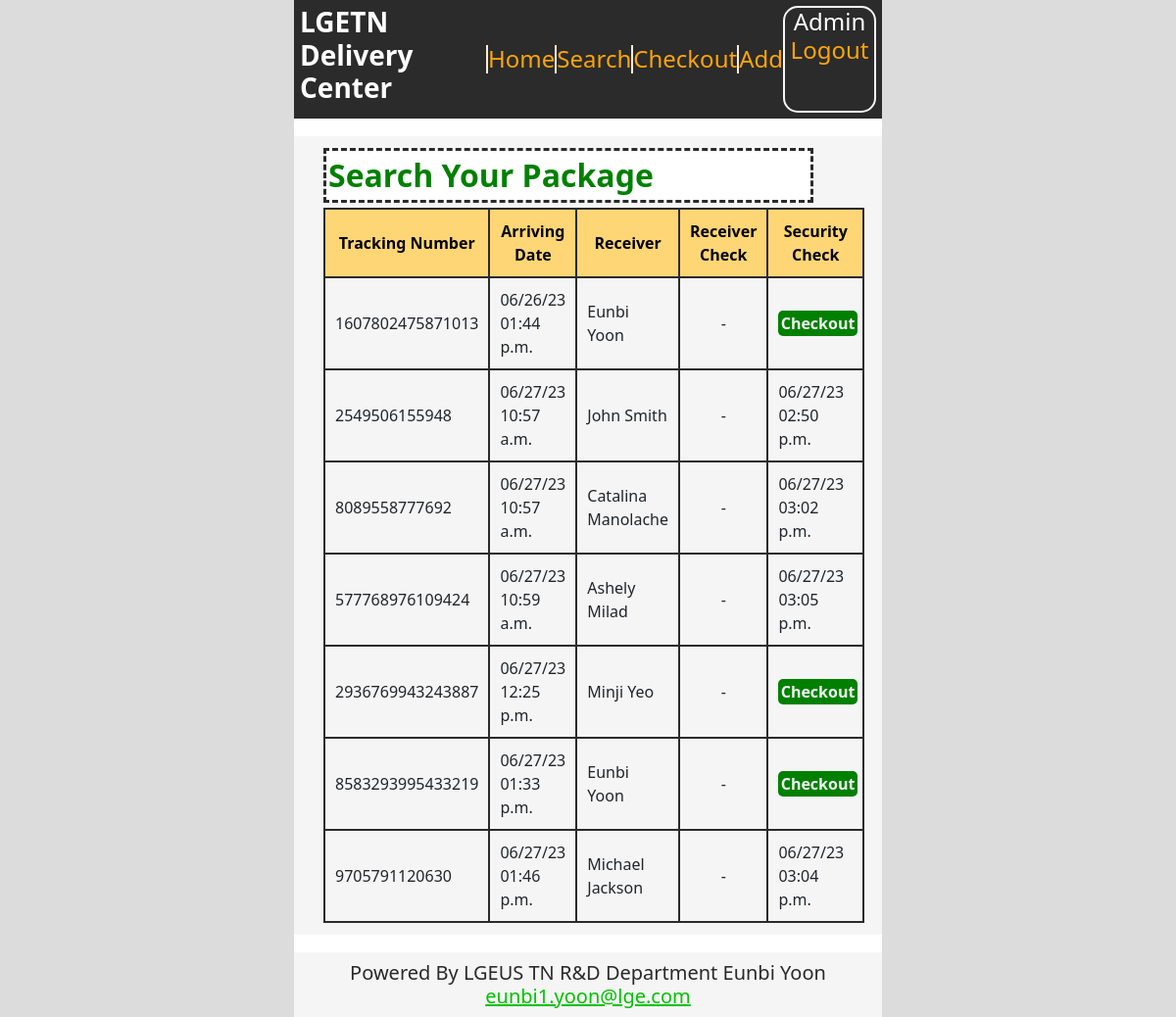
The app's page /search (signed in), older data.
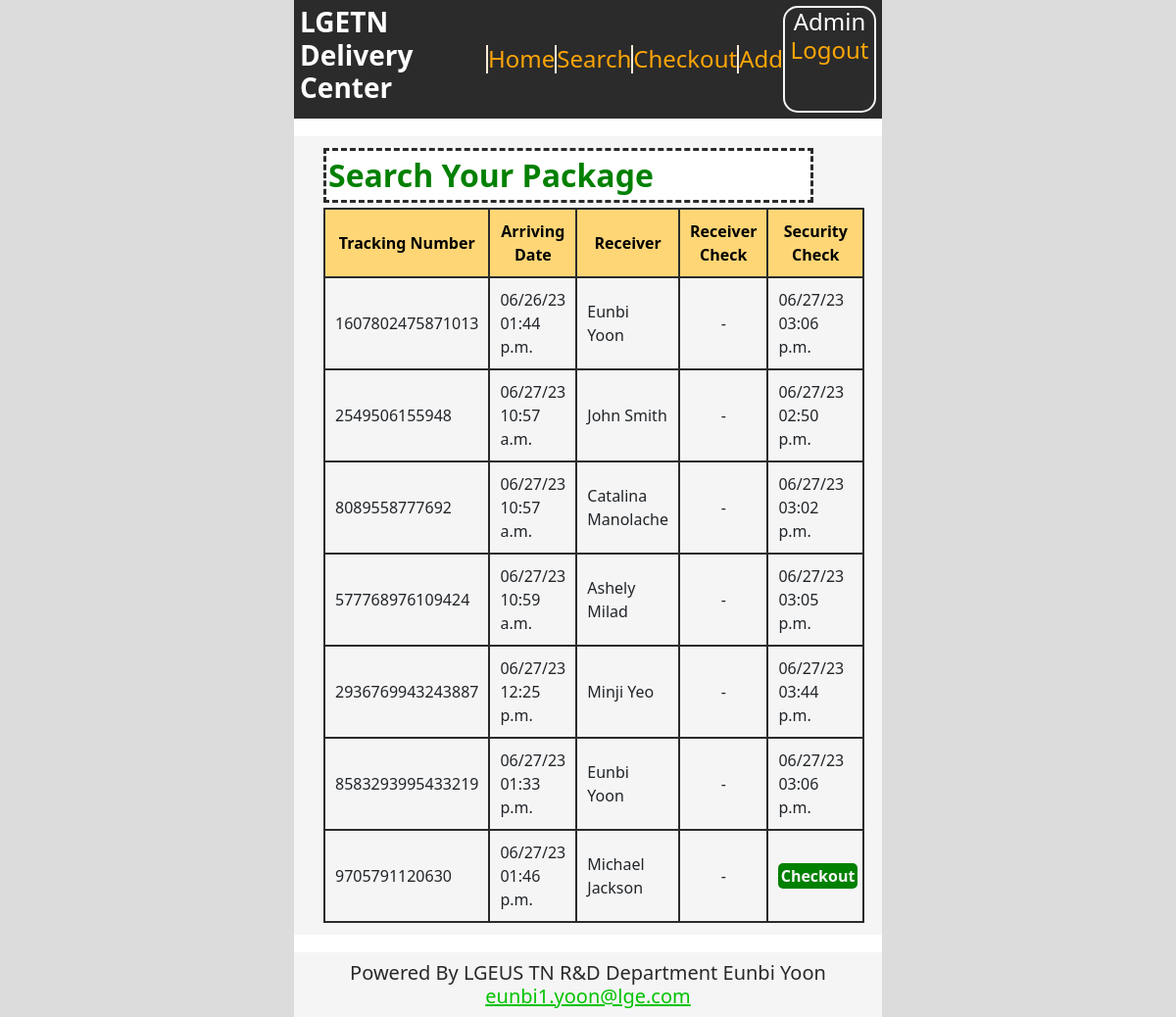
The same page, newer data.
### qrapp/models.py (models this page shows, shortened)
class QRCodeData(models.Model):
    code_data=models.CharField(max_length=255)
    arriving_at=models.DateTimeField(auto_now_add=True)
    receiver=models.CharField(max_length=255)
    receiver_check=models.BooleanField(default=False)
    admin_check=models.BooleanField(default=False)
    receiver_at=models.DateTimeField(blank=True, null=True)
    admin_at=models.DateTimeField(blank=True,null=True)
    class Meta:
        verbose_name_plural='QR Scanning Data'

### qrapp/views.py (the view)
# urls.py: path('search',searchView, name='search_url'),
@login_required(login_url='login_url')
def searchView(request):
    item_list=QRCodeData.objects.all()
    username=request.user.username
    context={
        'item_list':item_list,
        'username':username,
    }
    return render(request, 'search.html', context)

### qrapp/templates/search.html (shortened to what this page needs)
{% extends 'base.html' %}
{% block container %}
    <div class="search-detail">
        <input type="text" id="filterInput" placeholder="Search Your Package" oninput="filterTable()" required pattern="\S+.*" >
        <table id="myTable">
            <thead>
              <tr>
                <th>Tracking Number</th>
                <th>Arriving Date</th>
                <th>Receiver</th>
                <th>Receiver Check</th>
                <th>Security Check</th>
              </tr>
            </thead>
            <tbody>
                {% for item in item_list %}
                    <tr>
                        <td>{{ item.code_data }}</td>
                        <td>{{ item.arriving_at|date:"m/d/y h:i a" }}</td>
                        <td>{{ item.receiver }}</td>
                        {% if item.receiver_check %}
                            <td>{{ item.receiver_at|date:"m/d/y h:i a" }}</td>
                        {% else %}
                            <td>
                                {% if username == item.receiver %}
                                    <center><a href="{% url 'checkout_url' %}">Checkout</a></center>
                                {% else %}
                                    <center>-</center>
                                {% endif %}
                            </td>
                        {% endif %}
                        {% if item.admin_check %}
                            <td>{{ item.admin_at|date:"m/d/y h:i a" }}</td>
                        {% else %}
                            <td>
                                {% if user.is_superuser %}
                                    <center><a href="{% url 'checkout_url' %}">Checkout</a></center>
                                {% else %}
                                    <center>-</center>
                                {% endif %}
                            </td>
                        {% endif %}
                    </tr>
                {% endfor %}
            </tbody>
        </table>
    </div>
    {% load static %}
{% endblock %}

Row changes from the older to the newer data that the page shows:
changed QRCodeData (number 1 of 7 on the later page): admin_at (not shown) → "06/27/23 03:06 p.m."; no longer shows "Checkout"
changed QRCodeData "Minji Yeo": admin_at (not shown) → "06/27/23 03:44 p.m."; no longer shows "Checkout"
changed QRCodeData (number 6 of 7 on the later page): admin_at (not shown) → "06/27/23 03:06 p.m."; no longer shows "Checkout"
changed QRCodeData "Michael Jackson": admin_at "06/27/23 03:04 p.m." → (not shown); now shows "Checkout"
